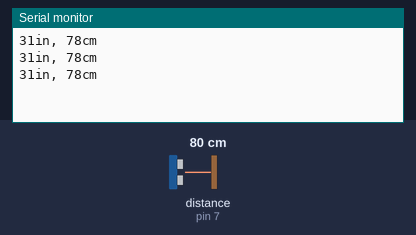
This sketch was run on a simulated Arduino Uno, built with avr-gcc and run on an emulated ATmega328P. Parts: the last lines printed to the serial monitor. Inputs (shaded band) come from the test bench; at power-on: distance to the obstacle (sensor on pin 7) 80 cm. The echo pulse lasts 58.3 µs per cm.

Above: at 1.3 s.
1.4 s: distance to the obstacle (sensor on pin 7) set to 2 cm
At 1.9 s:
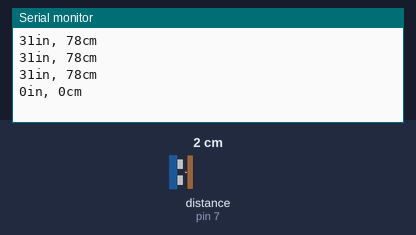
2.9 s: distance to the obstacle (sensor on pin 7) set to 4 cm
At 3.4 s:
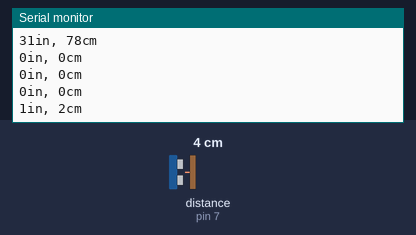
Timing chart, 0 to 5.9 s (numbered marks = the images above; inputs shaded):
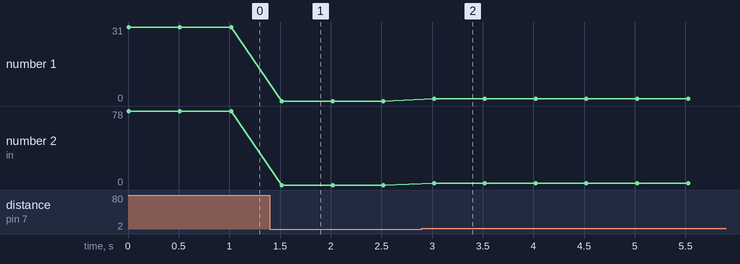

Measured:
- after the input at 1.4 s, the serial monitor: prints a new line after 0.12 s (image 1)
- after the input at 2.9 s, the serial monitor: prints a new line after 0.12 s (image 2)
- plotted number 1: 31 → 0 after the input at 1.4 s, 0 → 1 after the input at 2.9 s
- plotted number 2: 78 → 0 after the input at 1.4 s, 0 → 2 after the input at 2.9 s

The sketch:

distance_sensor1.ino
```cpp
const int signalPin= 7;
const int triggerPin= 8;
long signal, inches, centimeters;

void setup() {
Serial.begin(9600);
}

void loop() {
pinMode (signalPin, INPUT);
pinMode (triggerPin, OUTPUT);
digitalWrite(triggerPin, LOW);
delayMicroseconds(2);
digitalWrite(triggerPin, HIGH);
delayMicroseconds(10);
digitalWrite(triggerPin, LOW);

signal= pulseIn(signalPin, HIGH);
inches= signal/148;
centimeters= inches * 2.54;

Serial.print(inches);
Serial.print("in, ");
Serial.print(centimeters);
Serial.print("cm");
Serial.println();

delay(500);

}
```
